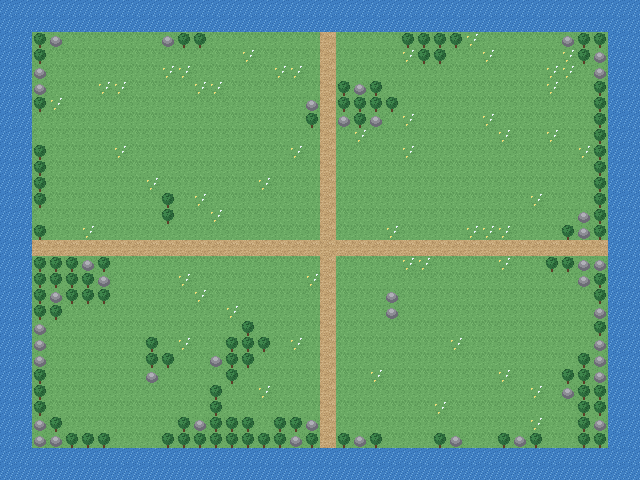

Below is a game level as drawn by its tile map, then a one-line description and the .tmx that defines it (tile-layer data replaced by summaries):
An orthogonal 40x30 tile map with 16x16 px tiles, 2 tile layers (Nen, TrangTri), 1 hidden layer not drawn and 33 objects (24x coin, 5x zombie, 3x skeleton, george).

<map version="1.10" tiledversion="1.10.2" orientation="orthogonal" renderorder="right-down" width="40" height="30" tilewidth="16" tileheight="16" infinite="0" nextlayerid="6" nextobjectid="34">
 <tileset firstgid="1" name="gold_rush" tilewidth="16" tileheight="16" tilecount="9" columns="9">
  <image source="../images/tileset.png" width="144" height="16" />
 </tileset>
  <layer id="1" name="Nen" width="40" height="30">
   <data>[1200 cells, 1200 non-empty, 4 distinct tile ids]</data>
  </layer>
  <layer id="2" name="TrangTri" width="40" height="30">
   <data>[1200 cells, 149 non-empty, 2 distinct tile ids]</data>
  </layer>
  <layer id="3" name="VaCham" width="40" height="30" visible="0">
   <data>[1200 cells, 413 non-empty, 1 distinct tile ids]</data>
  </layer>
  <objectgroup id="4" name="DoiTuong">
   <object id="1" name="george" x="328" y="56" width="0" height="0" />
   <object id="2" name="coin" x="56" y="408" width="0" height="0" />
   <object id="3" name="coin" x="584" y="72" width="0" height="0" />
   <object id="4" name="coin" x="408" y="440" width="0" height="0" />
   <object id="5" name="coin" x="56" y="56" width="0" height="0" />
   <object id="6" name="coin" x="280" y="200" width="0" height="0" />
   <object id="7" name="coin" x="584" y="296" width="0" height="0" />
   <object id="8" name="coin" x="360" y="40" width="0" height="0" />
   <object id="9" name="coin" x="88" y="248" width="0" height="0" />
   <object id="10" name="coin" x="248" y="376" width="0" height="0" />
   <object id="11" name="coin" x="488" y="184" width="0" height="0" />
   <object id="12" name="coin" x="200" y="344" width="0" height="0" />
   <object id="13" name="coin" x="168" y="120" width="0" height="0" />
   <object id="14" name="coin" x="568" y="440" width="0" height="0" />
   <object id="15" name="coin" x="360" y="312" width="0" height="0" />
   <object id="16" name="coin" x="376" y="136" width="0" height="0" />
   <object id="17" name="coin" x="488" y="360" width="0" height="0" />
   <object id="18" name="coin" x="600" y="248" width="0" height="0" />
   <object id="19" name="coin" x="440" y="264" width="0" height="0" />
   <object id="20" name="coin" x="216" y="40" width="0" height="0" />
   <object id="21" name="coin" x="472" y="40" width="0" height="0" />
   <object id="22" name="coin" x="152" y="440" width="0" height="0" />
   <object id="23" name="coin" x="88" y="312" width="0" height="0" />
   <object id="24" name="coin" x="216" y="248" width="0" height="0" />
   <object id="25" name="coin" x="328" y="408" width="0" height="0" />
   <object id="26" name="zombie" x="392" y="360" width="0" height="0" />
   <object id="27" name="zombie" x="440" y="184" width="0" height="0" />
   <object id="28" name="zombie" x="56" y="328" width="0" height="0" />
   <object id="29" name="zombie" x="344" y="264" width="0" height="0" />
   <object id="30" name="zombie" x="264" y="360" width="0" height="0" />
   <object id="31" name="skeleton" x="360" y="408" width="0" height="0" />
   <object id="32" name="skeleton" x="152" y="104" width="0" height="0" />
   <object id="33" name="skeleton" x="184" y="296" width="0" height="0" />
  </objectgroup>
</map>
